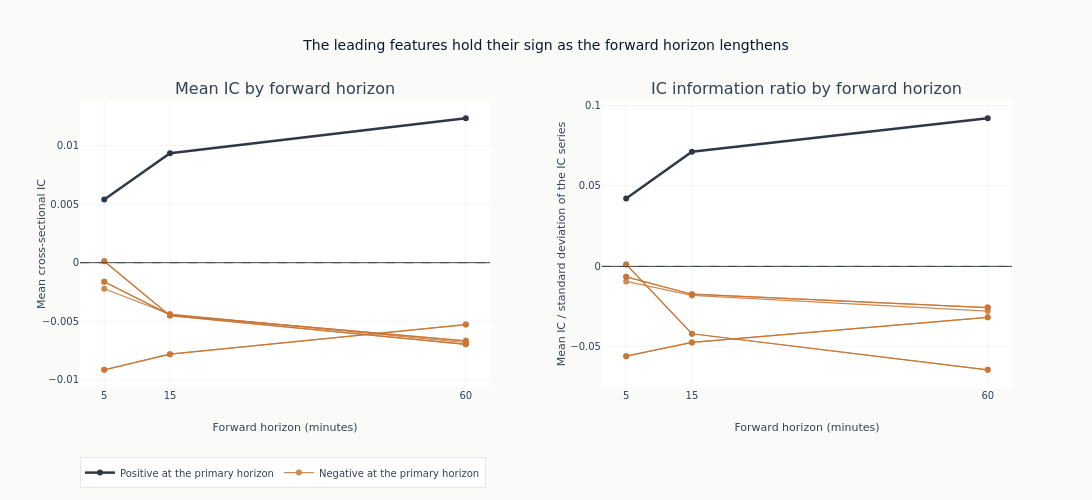

Notebook code for this chart:
### Code cell
fig = make_subplots(
    rows=1,
    cols=2,
    subplot_titles=(
        "Mean IC by forward horizon",
        "IC information ratio by forward horizon",
    ),
    horizontal_spacing=0.12,
)
shown_direction = set()
for feature in leaders:
    profile = horizon_ic.filter(pl.col("feature") == feature).sort("horizon")
    if not len(profile):
        continue
    positive = float(profile.filter(pl.col("horizon") == LABEL_HORIZON)["ic_mean"][0]) > 0
    group = "Positive at the primary horizon" if positive else "Negative at the primary horizon"
    style = {
        "color": COLORS["blue"] if positive else COLORS["copper"],
        "width": 2.5 if feature == leader else 1.2,
    }
    for column, column_index in (("ic_mean", 1), ("icir", 2)):
        first = column_index == 1 and group not in shown_direction
        _ = fig.add_trace(
            go.Scatter(
                x=profile["horizon"],
                y=profile[column],
                mode="lines+markers",
                line=style,
                opacity=0.85,
                name=group,
                legendgroup=group,
                showlegend=first,
                hovertext=feature,
            ),
            row=1,
            col=column_index,
        )
    shown_direction.add(group)
_ = fig.add_hline(y=0, line={"color": COLORS["neutral"], "width": 0.8, "dash": "dash"})
fig.update_layout(
    title="The leading features hold their sign as the forward horizon lengthens",
    height=500,
    width=1120,
    legend={"orientation": "h", "y": -0.24},
)
for column_index in (1, 2):
    fig.update_xaxes(
        title_text="Forward horizon (minutes)",
        tickmode="array",
        tickvals=sorted(LABEL_HORIZONS.values()),
        row=1,
        col=column_index,
    )
fig.update_yaxes(title_text="Mean cross-sectional IC", row=1, col=1)
fig.update_yaxes(title_text="Mean IC / standard deviation of the IC series", row=1, col=2)
fig.show()

### Figure 1 — Plotly figure (JSON) as saved in the notebook; plotly's stock layout.template omitted (floating-point values rounded to 4 significant figures)
{"data": [{"hovertext": "sig2_trd_ret", "legendgroup": "Positive at the primary horizon", "line": {"color": "#0a1628", "width": 2.5}, "mode": "lines+markers", "name": "Positive at the primary horizon", "opacity": 0.85, "showlegend": true, "type": "scatter", "x": [5, 15, 60], "xaxis": "x", "y": [0.005391, 0.009345, 0.01233], "yaxis": "y"}, {"hovertext": "sig2_trd_ret", "legendgroup": "Positive at the primary horizon", "line": {"color": "#0a1628", "width": 2.5}, "mode": "lines+markers", "name": "Positive at the primary horizon", "opacity": 0.85, "showlegend": false, "type": "scatter", "x": [5, 15, 60], "xaxis": "x2", "y": [0.04216, 0.07128, 0.09218], "yaxis": "y2"}, {"hovertext": "r1m", "legendgroup": "Negative at the primary horizon", "line": {"color": "#C87533", "width": 1.2}, "mode": "lines+markers", "name": "Negative at the primary horizon", "opacity": 0.85, "showlegend": true, "type": "scatter", "x": [5, 15, 60], "xaxis": "x", "y": [-0.009141, -0.007801, -0.005275], "yaxis": "y"}, {"hovertext": "r1m", "legendgroup": "Negative at the primary horizon", "line": {"color": "#C87533", "width": 1.2}, "mode": "lines+markers", "name": "Negative at the primary horizon", "opacity": 0.85, "showlegend": false, "type": "scatter", "x": [5, 15, 60], "xaxis": "x2", "y": [-0.05586, -0.04731, -0.03172], "yaxis": "y2"}, {"hovertext": "r1m_xs", "legendgroup": "Negative at the primary horizon", "line": {"color": "#C87533", "width": 1.2}, "mode": "lines+markers", "name": "Negative at the primary horizon", "opacity": 0.85, "showlegend": false, "type": "scatter", "x": [5, 15, 60], "xaxis": "x", "y": [-0.009141, -0.007801, -0.005275], "yaxis": "y"}, {"hovertext": "r1m_xs", "legendgroup": "Negative at the primary horizon", "line": {"color": "#C87533", "width": 1.2}, "mode": "lines+markers", "name": "Negative at the primary horizon", "opacity": 0.85, "showlegend": false, "type": "scatter", "x": [5, 15, 60], "xaxis": "x2", "y": [-0.05586, -0.04731, -0.03172], "yaxis": "y2"}, {"hovertext": "signed_vol_share_60m", "legendgroup": "Negative at the primary horizon", "line": {"color": "#C87533", "width": 1.2}, "mode": "lines+markers", "name": "Negative at the primary horizon", "opacity": 0.85, "showlegend": false, "type": "scatter", "x": [5, 15, 60], "xaxis": "x", "y": [0.0001264, -0.004513, -0.006961], "yaxis": "y"}, {"hovertext": "signed_vol_share_60m", "legendgroup": "Negative at the primary horizon", "line": {"color": "#C87533", "width": 1.2}, "mode": "lines+markers", "name": "Negative at the primary horizon", "opacity": 0.85, "showlegend": false, "type": "scatter", "x": [5, 15, 60], "xaxis": "x2", "y": [0.001193, -0.04193, -0.06436], "yaxis": "y2"}, {"hovertext": "signed_vol_share_60m_xs", "legendgroup": "Negative at the primary horizon", "line": {"color": "#C87533", "width": 1.2}, "mode": "lines+markers", "name": "Negative at the primary horizon", "opacity": 0.85, "showlegend": false, "type": "scatter", "x": [5, 15, 60], "xaxis": "x", "y": [0.0001264, -0.004513, -0.006961], "yaxis": "y"}, {"hovertext": "signed_vol_share_60m_xs", "legendgroup": "Negative at the primary horizon", "line": {"color": "#C87533", "width": 1.2}, "mode": "lines+markers", "name": "Negative at the primary horizon", "opacity": 0.85, "showlegend": false, "type": "scatter", "x": [5, 15, 60], "xaxis": "x2", "y": [0.001193, -0.04193, -0.06436], "yaxis": "y2"}, {"hovertext": "rv_ewma_30m", "legendgroup": "Negative at the primary horizon", "line": {"color": "#C87533", "width": 1.2}, "mode": "lines+markers", "name": "Negative at the primary horizon", "opacity": 0.85, "showlegend": false, "type": "scatter", "x": [5, 15, 60], "xaxis": "x", "y": [-0.001631, -0.004449, -0.006667], "yaxis": "y"}, {"hovertext": "rv_ewma_30m", "legendgroup": "Negative at the primary horizon", "line": {"color": "#C87533", "width": 1.2}, "mode": "lines+markers", "name": "Negative at the primary horizon", "opacity": 0.85, "showlegend": false, "type": "scatter", "x": [5, 15, 60], "xaxis": "x2", "y": [-0.006516, -0.01732, -0.02562], "yaxis": "y2"}, {"hovertext": "rv_ewma_30m_xs", "legendgroup": "Negative at the primary horizon", "line": {"color": "#C87533", "width": 1.2}, "mode": "lines+markers", "name": "Negative at the primary horizon", "opacity": 0.85, "showlegend": false, "type": "scatter", "x": [5, 15, 60], "xaxis": "x", "y": [-0.001631, -0.004449, -0.006667], "yaxis": "y"}, {"hovertext": "rv_ewma_30m_xs", "legendgroup": "Negative at the primary horizon", "line": {"color": "#C87533", "width": 1.2}, "mode": "lines+markers", "name": "Negative at the primary horizon", "opacity": 0.85, "showlegend": false, "type": "scatter", "x": [5, 15, 60], "xaxis": "x2", "y": [-0.006516, -0.01732, -0.02562], "yaxis": "y2"}, {"hovertext": "rv_30m", "legendgroup": "Negative at the primary horizon", "line": {"color": "#C87533", "width": 1.2}, "mode": "lines+markers", "name": "Negative at the primary horizon", "opacity": 0.85, "showlegend": false, "type": "scatter", "x": [5, 15, 60], "xaxis": "x", "y": [-0.002221, -0.004383, -0.006827], "yaxis": "y"}, {"hovertext": "rv_30m", "legendgroup": "Negative at the primary horizon", "line": {"color": "#C87533", "width": 1.2}, "mode": "lines+markers", "name": "Negative at the primary horizon", "opacity": 0.85, "showlegend": false, "type": "scatter", "x": [5, 15, 60], "xaxis": "x2", "y": [-0.009364, -0.01807, -0.02781], "yaxis": "y2"}], "layout": {"annotations": [{"font": {"size": 16}, "showarrow": false, "text": "Mean IC by forward horizon", "x": 0.22, "xanchor": "center", "xref": "paper", "y": 1.0, "yanchor": "bottom", "yref": "paper"}, {"font": {"size": 16}, "showarrow": false, "text": "IC information ratio by forward horizon", "x": 0.78, "xanchor": "center", "xref": "paper", "y": 1.0, "yanchor": "bottom", "yref": "paper"}], "height": 500, "legend": {"orientation": "h", "y": -0.24}, "shapes": [{"line": {"color": "#334155", "dash": "dash", "width": 0.8}, "type": "line", "x0": 0, "x1": 1, "xref": "x domain", "y0": 0, "y1": 0, "yref": "y"}, {"line": {"color": "#334155", "dash": "dash", "width": 0.8}, "type": "line", "x0": 0, "x1": 1, "xref": "x2 domain", "y0": 0, "y1": 0, "yref": "y2"}], "title": {"text": "The leading features hold their sign as the forward horizon lengthens"}, "width": 1120, "xaxis": {"anchor": "y", "domain": [0.0, 0.44], "tickmode": "array", "tickvals": [5, 15, 60], "title": {"text": "Forward horizon (minutes)"}}, "xaxis2": {"anchor": "y2", "domain": [0.56, 1.0], "tickmode": "array", "tickvals": [5, 15, 60], "title": {"text": "Forward horizon (minutes)"}}, "yaxis": {"anchor": "x", "domain": [0.0, 1.0], "title": {"text": "Mean cross-sectional IC"}}, "yaxis2": {"anchor": "x2", "domain": [0.0, 1.0], "title": {"text": "Mean IC / standard deviation of the IC series"}}}}
